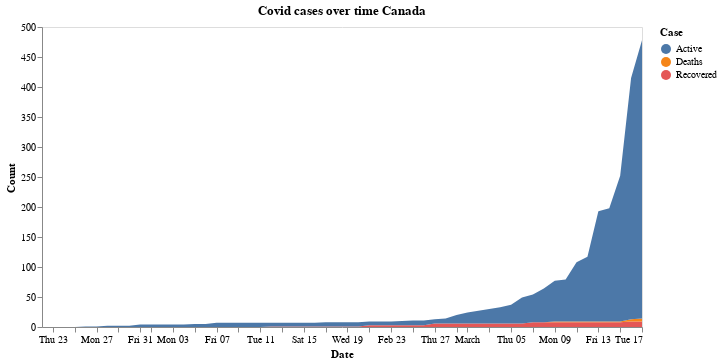

Notebook source saved alongside this figure:
### Markdown cell above
### Cases in Canada

### Code cell
cases_over_time('Canada')

### Figure 1 — Vega-Lite specification as saved in the notebook (floating-point values rounded to 4 significant figures; data arrays with more than 128 entries replaced by an {"elided": "..."} marker saying what was removed)
{"config": {"view": {"continuousWidth": 400, "continuousHeight": 300}, "axis": {"grid": false}}, "data": {"name": "data-8392270e94af385b8d9caf948dd26d1d"}, "mark": "area", "encoding": {"color": {"type": "nominal", "field": "Case"}, "x": {"type": "temporal", "field": "Date"}, "y": {"type": "quantitative", "field": "Count"}}, "title": "Covid cases over time Canada", "width": 600, "$schema": "https://vega.github.io/schema/vega-lite/v4.0.2.json", "datasets": {"data-8392270e94af385b8d9caf948dd26d1d": {"elided": "168 records"}}}
